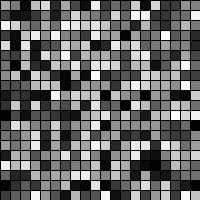
Frame 1 (no input)
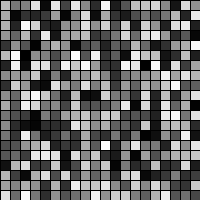
Frame 60 (the mouse pressed at the canvas centre just before this capture)
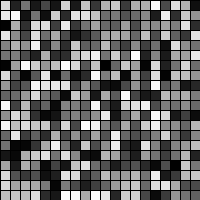
Frame 120 (the mouse held since frame 60 and released just before this capture)

The Processing sketch that drew these frames (run headless with seeded random() and noise(); from frame 60 on, the mouse is pressed at the canvas centre):

// Processing sketch: Joanna_Ex_3e
// ── Joanna_Ex_3e.pde

void setup() {
  size (200, 200);
  background(200);
}

void draw() {
  for (int x=0; x<=200; x+=10) {
    for (int y=0; y<=200; y+=10) {
      fill(random(0, 255));
      rect(0+x, 0+y, 10, 10);
    }
  }
}
